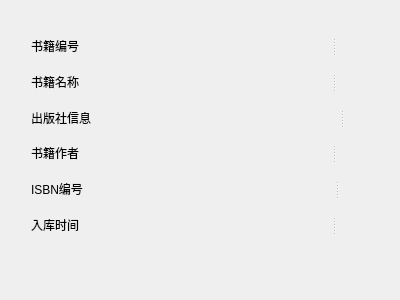
<?xml version="1.0" encoding="UTF-8"?>
<ui version="4.0">
 <class>getinfo</class>
 <widget class="QWidget" name="getinfo">
  <property name="geometry">
   <rect>
    <x>0</x>
    <y>0</y>
    <width>400</width>
    <height>300</height>
   </rect>
  </property>
  <property name="windowTitle">
   <string>getinfo</string>
  </property>
  <widget class="QWidget" name="">
   <property name="geometry">
    <rect>
     <x>20</x>
     <y>20</y>
     <width>371</width>
     <height>231</height>
    </rect>
   </property>
   <layout class="QGridLayout" name="gridLayout">
    <item row="2" column="0">
     <widget class="QSplitter" name="splitter_3">
      <property name="orientation">
       <enum>Qt::Horizontal</enum>
      </property>
      <widget class="QLabel" name="label_5">
       <property name="text">
        <string>出版社信息</string>
       </property>
      </widget>
      <widget class="QLabel" name="cnt">
       <property name="text">
        <string/>
       </property>
      </widget>
     </widget>
    </item>
    <item row="0" column="0">
     <widget class="QSplitter" name="splitter">
      <property name="orientation">
       <enum>Qt::Horizontal</enum>
      </property>
      <widget class="QLabel" name="label">
       <property name="text">
        <string>书籍编号</string>
       </property>
      </widget>
      <widget class="QLabel" name="list">
       <property name="text">
        <string/>
       </property>
      </widget>
     </widget>
    </item>
    <item row="3" column="0">
     <widget class="QSplitter" name="splitter_5">
      <property name="orientation">
       <enum>Qt::Horizontal</enum>
      </property>
      <widget class="QLabel" name="label_21">
       <property name="text">
        <string>书籍作者</string>
       </property>
      </widget>
      <widget class="QLabel" name="writer">
       <property name="text">
        <string/>
       </property>
      </widget>
     </widget>
    </item>
    <item row="4" column="0">
     <widget class="QSplitter" name="splitter_6">
      <property name="orientation">
       <enum>Qt::Horizontal</enum>
      </property>
      <widget class="QLabel" name="label_23">
       <property name="text">
        <string>ISBN编号</string>
       </property>
      </widget>
      <widget class="QLabel" name="isbn">
       <property name="text">
        <string/>
       </property>
      </widget>
     </widget>
    </item>
    <item row="1" column="0">
     <widget class="QSplitter" name="splitter_2">
      <property name="orientation">
       <enum>Qt::Horizontal</enum>
      </property>
      <widget class="QLabel" name="label_3">
       <property name="text">
        <string>书籍名称</string>
       </property>
      </widget>
      <widget class="QLabel" name="name">
       <property name="text">
        <string/>
       </property>
      </widget>
     </widget>
    </item>
    <item row="5" column="0">
     <widget class="QSplitter" name="splitter_4">
      <property name="orientation">
       <enum>Qt::Horizontal</enum>
      </property>
      <widget class="QLabel" name="label_19">
       <property name="text">
        <string>入库时间</string>
       </property>
      </widget>
      <widget class="QLabel" name="time">
       <property name="text">
        <string/>
       </property>
      </widget>
     </widget>
    </item>
   </layout>
  </widget>
 </widget>
 <layoutdefault spacing="6" margin="11"/>
 <resources/>
 <connections/>
</ui>
